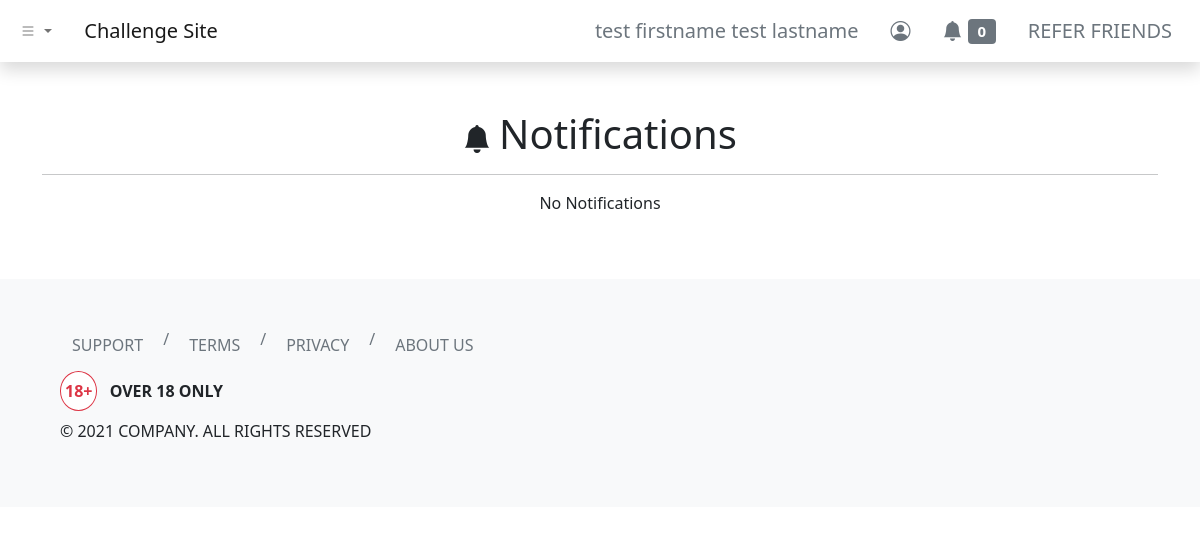
Page /dashboard/notifications/index.php (signed in) on the earlier database version.
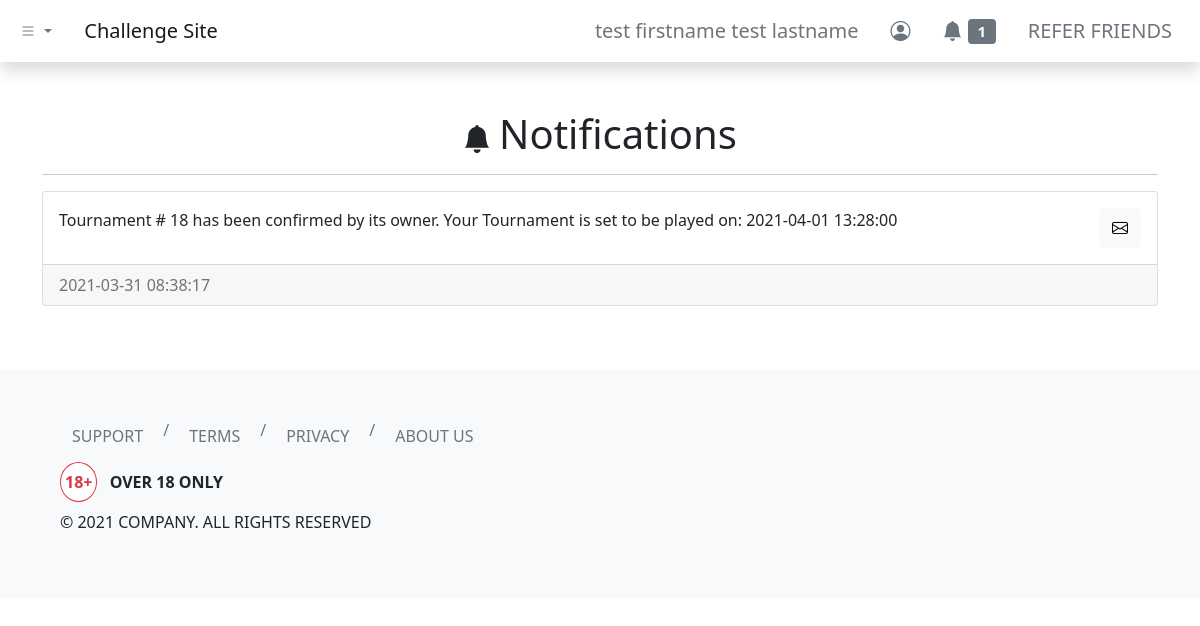
Same page on the later database version.
### tables this page shows
CREATE TABLE `users` (
  `id` int(11) NOT NULL,
  `username` varchar(255) NOT NULL,
  `first_name` varchar(255) NOT NULL,
  `last_name` varchar(255) NOT NULL,
  `email` varchar(255) NOT NULL,
  `user_password` varchar(255) NOT NULL,
  `balance` decimal(65,30) UNSIGNED NOT NULL DEFAULT 0.000000000000000000000000000000,
  `skill_points` int(11) NOT NULL
);

CREATE TABLE `notifications` (
  `notif_id` int(11) NOT NULL,
  `notif_for` int(11) NOT NULL,
  `notif_msg` text NOT NULL,
  `notif_status` varchar(255) NOT NULL DEFAULT 'unread',
  `notif_create_timestamp` timestamp NOT NULL DEFAULT current_timestamp(),
  `notif_read_timestamp` timestamp NULL DEFAULT NULL
);

### dashboard/notifications/index.php (the view, shortened to what this page needs)
<?php include '../../header.php'; ?>
<div class="container my-5">
    <div class="row">
        <div class="col">
            <h1 class="text-center"><i class="bi bi-bell-fill me-2 fs-3"></i>Notifications</h1>
            <hr />
            <?php
            include_once '../../php-apis/db-config.php';
            $user_id = $_SESSION['id'];
            $sql = "SELECT * FROM notifications WHERE notif_for = $user_id ORDER BY notif_create_timestamp DESC";
            $result = mysqli_query($conn, $sql);
            if (mysqli_num_rows($result) > 0) {
                while ($row = mysqli_fetch_assoc($result)) {
            ?>
                    <div class="card my-3">
                        <div class="card-body">
                            <div class="d-flex justify-content-between">
                                <p class="card-text"><?php echo $row['notif_msg']; ?></p>
                                <button type="button" class="btn btn-light notif_button" data-notif_id="<?php echo $row['notif_id']; ?>">
                                    <?php echo ($row['notif_status'] === 'unread') ? ('<i class="bi bi-envelope"></i>') : ('<i class="bi bi-envelope-open"></i>'); ?>
                                </button>
                            </div>
                        </div>
                        <div class="card-footer text-muted"><?php echo $row['notif_create_timestamp']; ?></div>
                    </div>
            <?php
                }
            } else {
                echo "<p class='text-center'>No Notifications</p>";
            }
            ?>
        </div>
    </div>
</div>
<?php include '../../footer.php'; ?>

### header.php (shortened to what this page needs)
<?php
function urlPrefix()
{
    if (basename(getcwd()) === basename(__DIR__)) {
        return './';
    } elseif (basename(dirname(getcwd())) === basename(__DIR__)) {
        return '../';
    } elseif (basename(dirname(dirname(getcwd()))) === basename(__DIR__)) {
        return '../../';
    } elseif (basename(dirname(dirname(dirname(getcwd())))) === basename(__DIR__)) {
        return '../../../';
    } else {
        return './';
    }
}
?>
<!DOCTYPE html>
<html lang="en">
<head>
    <link href="https://cdn.jsdelivr.net/npm/bootstrap@5.0.0-beta2/dist/css/bootstrap.min.css" rel="stylesheet">
    <link rel="stylesheet" href="https://cdn.jsdelivr.net/npm/bootstrap-icons@1.3.0/font/bootstrap-icons.css">
</head>
<body>
    <nav class="navbar navbar-expand-sm navbar-light bg-white shadow">
        <div class="container-fluid">
            <ul class="navbar-nav me-4">
                <li class="nav-item dropdown">
                    <a class="nav-link dropdown-toggle" href="#" id="navbarDropdownMenuLink" role="button" data-bs-toggle="dropdown" aria-expanded="false">
                        <i class="bi bi-list"></i>
                    </a>
                </li>
            </ul>
            <a class="navbar-brand" href="<?php echo urlPrefix(); ?>">Challenge Site</a>
            <div class="collapse navbar-collapse" id="navbarNavDropdown">
                <ul class="navbar-nav ms-auto">
                    <?php if (isset($_SESSION['id'])) { ?>
                        <li class="nav-item">
                            <a class="btn btn-lg btn-outline-secondary border-0" aria-current="page" href="<?php echo urlPrefix() . 'dashboard/profile/'; ?>">
                                <?php
                                include_once urlPrefix() . 'php-apis/db-config.php';
                                $user_id = $_SESSION['id'];
                                $sql = "SELECT * FROM users WHERE id=$user_id";
                                $result = mysqli_query($conn, $sql);
                                if (mysqli_num_rows($result) > 0) {
                                    while ($row = mysqli_fetch_assoc($result)) {
                                        echo $row['first_name'] . ' ' . $row['last_name'];
                                    }
                                } else {
                                    header("Location: " . urlPrefix() . "php-apis/logout.php");
                                    die();
                                }
                                ?>
                            </a>
                        </li>
                        <li class="nav-item">
                            <a class="btn btn-lg btn-outline-secondary border-0" aria-current="page" href="<?php echo urlPrefix() . 'dashboard/profile/'; ?>"><i class="bi bi-person-circle"></i></a>
                        </li>
                        <li class="nav-item">
                            <a class="btn btn-lg btn-outline-secondary border-0" aria-current="page" href="<?php echo urlPrefix() . 'dashboard/notifications/'; ?>">
                                <i class="bi bi-bell-fill"></i>
                                <span class="badge bg-secondary">
                                    <?php
                                    $sql2 = "SELECT COUNT(*) AS unread_notifs FROM notifications WHERE notif_for = $user_id AND notif_status = 'unread'";
                                    $result2 = mysqli_query($conn, $sql2);
                                    if (mysqli_num_rows($result2) > 0) {
                                        while ($row2 = mysqli_fetch_assoc($result2)) {
                                            echo $row2['unread_notifs'];
                                        }
                                    } else {
                                        echo "0";
                                    }
                                    ?>
                                </span>
                            </a>
                        </li>
                        <li class="nav-item">
                            <a class="btn btn-lg btn-outline-secondary border-0" aria-current="page" href="<?php echo urlPrefix() . 'dashboard/refer/'; ?>">REFER FRIENDS</a>
                        </li>
                    <?php } else { ?>
                        <li class="nav-item">
                            <a class="btn btn-lg btn-outline-secondary border-0" aria-current="page" href="<?php echo urlPrefix() . 'login/'; ?>">ENTER</a>
                        </li>
                    <?php } ?>
                </ul>
            </div>
        </div>
    </nav>

### footer.php (shortened to what this page needs)
<footer class="bg-light p-5">
    <div class="container-fluid">
        <div class="row">
            <div class="col">
                <nav aria-label="breadcrumb">
                    <ol class="breadcrumb">
                        <li class="breadcrumb-item"><a class="btn btn-outline-secondary border-0" href="<?php echo urlPrefix() . 'help/'; ?>">SUPPORT</a></li>
                        <li class="breadcrumb-item"><a class="btn btn-outline-secondary border-0" href="<?php echo urlPrefix() . 'terms/'; ?>">TERMS</a></li>
                        <li class="breadcrumb-item"><a class="btn btn-outline-secondary border-0" href="<?php echo urlPrefix() . 'privacy/'; ?>">PRIVACY</a></li>
                        <li class="breadcrumb-item"><a class="btn btn-outline-secondary border-0" href="<?php echo urlPrefix() . 'about/'; ?>">ABOUT US</a></li>
                    </ol>
                </nav>
            </div>
        </div>
        <div class="row">
            <div class="col">
                <p class="fw-bold"><span class="border border-danger rounded-circle bg-white text-danger px-1 py-2 me-2">18+</span> OVER 18 ONLY</p>
                <p>© 2021 COMPANY. ALL RIGHTS RESERVED</p>
            </div>
        </div>
    </div>
</footer>
</body>
</html>

Differences in the rows shown:
added notifications: notif_msg "Tournament # 18 has been confirmed by its owner. Your Tournament is set to be played on: 2021-04-01 13:28:00", notif_status "unread" (drawn), notif_create_timestamp "2021-03-31 08:38:17"
Other differences:
new list line: "1"
list line gone: "0"
text no longer shown: "No Notifications"
